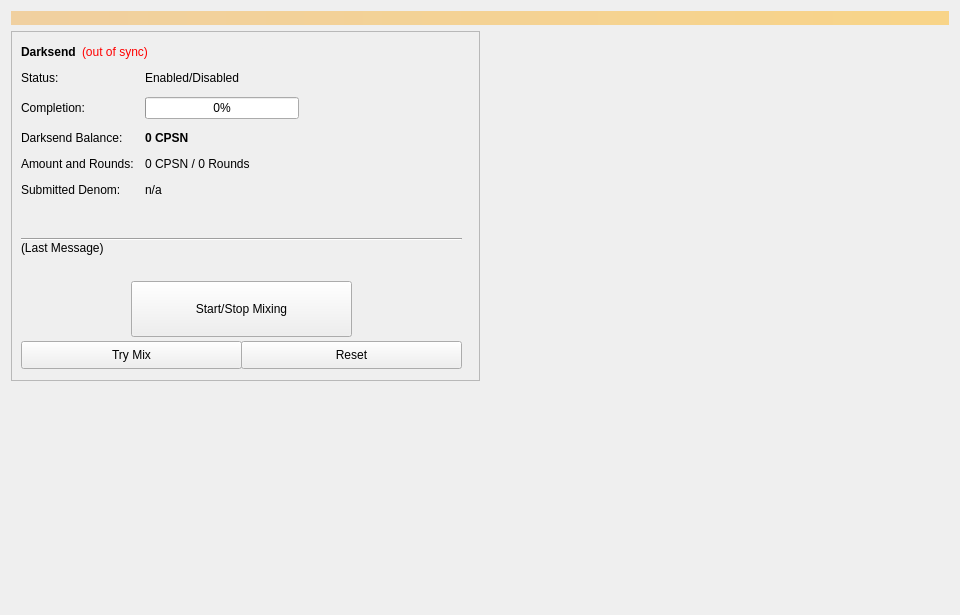
<?xml version="1.0" encoding="UTF-8"?>
<ui version="4.0">
 <class>Coinmix</class>
 <widget class="QWidget" name="Coinmix">
  <property name="geometry">
   <rect>
    <x>0</x>
    <y>0</y>
    <width>960</width>
    <height>615</height>
   </rect>
  </property>
  <property name="minimumSize">
   <size>
    <width>960</width>
    <height>0</height>
   </size>
  </property>
  <property name="windowTitle">
   <string>Form</string>
  </property>
  <layout class="QVBoxLayout" name="topLayout">
   <item>
    <widget class="QLabel" name="labelAlerts">
     <property name="visible">
      <bool>false</bool>
     </property>
     <property name="styleSheet">
      <string notr="true">background-color: qlineargradient(x1: 0, y1: 0, x2: 1, y2: 0, stop:0 #F0D0A0, stop:1 #F8D488); color:#000000;</string>
     </property>
     <property name="wordWrap">
      <bool>true</bool>
     </property>
     <property name="margin">
      <number>3</number>
     </property>
    </widget>
   </item>
   <item>
    <layout class="QHBoxLayout" name="horizontalLayout" stretch="1,1">
     <item>
      <layout class="QVBoxLayout" name="verticalLayout_2">
       <item>
        <widget class="QFrame" name="frameDarksend">
         <property name="minimumSize">
          <size>
           <width>0</width>
           <height>350</height>
          </size>
         </property>
         <property name="layoutDirection">
          <enum>Qt::LeftToRight</enum>
         </property>
         <property name="frameShape">
          <enum>QFrame::StyledPanel</enum>
         </property>
         <property name="frameShadow">
          <enum>QFrame::Raised</enum>
         </property>
         <widget class="QWidget" name="formLayoutWidget">
          <property name="geometry">
           <rect>
            <x>10</x>
            <y>40</y>
            <width>451</width>
            <height>161</height>
           </rect>
          </property>
          <layout class="QFormLayout" name="formLayout">
           <property name="fieldGrowthPolicy">
            <enum>QFormLayout::AllNonFixedFieldsGrow</enum>
           </property>
           <property name="horizontalSpacing">
            <number>11</number>
           </property>
           <property name="verticalSpacing">
            <number>12</number>
           </property>
           <item row="0" column="0">
            <widget class="QLabel" name="label_6">
             <property name="text">
              <string>Status:</string>
             </property>
            </widget>
           </item>
           <item row="1" column="0">
            <widget class="QLabel" name="label_7">
             <property name="text">
              <string>Completion:</string>
             </property>
            </widget>
           </item>
           <item row="1" column="1">
            <widget class="QProgressBar" name="DarksendProgress">
             <property name="maximumSize">
              <size>
               <width>154</width>
               <height>16777215</height>
              </size>
             </property>
             <property name="value">
              <number>0</number>
             </property>
            </widget>
           </item>
           <item row="2" column="0">
            <widget class="QLabel" name="labelAnonymizedText">
             <property name="text">
              <string>Darksend Balance:</string>
             </property>
            </widget>
           </item>
           <item row="2" column="1">
            <widget class="QLabel" name="labelAnonymized">
             <property name="font">
              <font>
               <weight>75</weight>
               <bold>true</bold>
              </font>
             </property>
             <property name="text">
              <string notr="true">0 CPSN</string>
             </property>
            </widget>
           </item>
           <item row="3" column="0">
            <widget class="QLabel" name="label_8">
             <property name="text">
              <string>Amount and Rounds:</string>
             </property>
            </widget>
           </item>
           <item row="3" column="1">
            <widget class="QLabel" name="labelAmountRounds">
             <property name="text">
              <string>0 CPSN / 0 Rounds</string>
             </property>
            </widget>
           </item>
           <item row="4" column="0">
            <widget class="QLabel" name="label_9">
             <property name="text">
              <string>Submitted Denom:</string>
             </property>
            </widget>
           </item>
           <item row="4" column="1">
            <widget class="QLabel" name="labelSubmittedDenom">
             <property name="toolTip">
              <string>The denominations you submitted to the Masternode.&lt;br&gt;To mix, other users must submit the exact same denominations.</string>
             </property>
             <property name="text">
              <string>n/a</string>
             </property>
            </widget>
           </item>
           <item row="0" column="1">
            <widget class="QLabel" name="DarksendEnabled">
             <property name="text">
              <string>Enabled/Disabled</string>
             </property>
            </widget>
           </item>
          </layout>
         </widget>
         <widget class="QPushButton" name="runAutoDenom">
          <property name="geometry">
           <rect>
            <x>251</x>
            <y>17</y>
            <width>1</width>
            <height>1</height>
           </rect>
          </property>
          <property name="palette">
           <palette>
            <active>
             <colorrole role="WindowText">
              <brush brushstyle="SolidPattern">
               <color alpha="255">
                <red>0</red>
                <green>0</green>
                <blue>0</blue>
               </color>
              </brush>
             </colorrole>
             <colorrole role="Button">
              <brush brushstyle="SolidPattern">
               <color alpha="255">
                <red>239</red>
                <green>238</green>
                <blue>238</blue>
               </color>
              </brush>
             </colorrole>
             <colorrole role="Light">
              <brush brushstyle="SolidPattern">
               <color alpha="255">
                <red>255</red>
                <green>255</green>
                <blue>255</blue>
               </color>
              </brush>
             </colorrole>
             <colorrole role="Midlight">
              <brush brushstyle="SolidPattern">
               <color alpha="255">
                <red>247</red>
                <green>246</green>
                <blue>246</blue>
               </color>
              </brush>
             </colorrole>
             <colorrole role="Dark">
              <brush brushstyle="SolidPattern">
               <color alpha="255">
                <red>119</red>
                <green>119</green>
                <blue>119</blue>
               </color>
              </brush>
             </colorrole>
             <colorrole role="Mid">
              <brush brushstyle="SolidPattern">
               <color alpha="255">
                <red>159</red>
                <green>159</green>
                <blue>159</blue>
               </color>
              </brush>
             </colorrole>
             <colorrole role="Text">
              <brush brushstyle="SolidPattern">
               <color alpha="255">
                <red>0</red>
                <green>0</green>
                <blue>0</blue>
               </color>
              </brush>
             </colorrole>
             <colorrole role="BrightText">
              <brush brushstyle="SolidPattern">
               <color alpha="255">
                <red>255</red>
                <green>255</green>
                <blue>255</blue>
               </color>
              </brush>
             </colorrole>
             <colorrole role="ButtonText">
              <brush brushstyle="SolidPattern">
               <color alpha="255">
                <red>0</red>
                <green>0</green>
                <blue>0</blue>
               </color>
              </brush>
             </colorrole>
             <colorrole role="Base">
              <brush brushstyle="SolidPattern">
               <color alpha="255">
                <red>255</red>
                <green>255</green>
                <blue>255</blue>
               </color>
              </brush>
             </colorrole>
             <colorrole role="Window">
              <brush brushstyle="SolidPattern">
               <color alpha="255">
                <red>239</red>
                <green>238</green>
                <blue>238</blue>
               </color>
              </brush>
             </colorrole>
             <colorrole role="Shadow">
              <brush brushstyle="SolidPattern">
               <color alpha="255">
                <red>0</red>
                <green>0</green>
                <blue>0</blue>
               </color>
              </brush>
             </colorrole>
             <colorrole role="AlternateBase">
              <brush brushstyle="SolidPattern">
               <color alpha="255">
                <red>247</red>
                <green>246</green>
                <blue>246</blue>
               </color>
              </brush>
             </colorrole>
             <colorrole role="ToolTipBase">
              <brush brushstyle="SolidPattern">
               <color alpha="255">
                <red>255</red>
                <green>255</green>
                <blue>220</blue>
               </color>
              </brush>
             </colorrole>
             <colorrole role="ToolTipText">
              <brush brushstyle="SolidPattern">
               <color alpha="255">
                <red>0</red>
                <green>0</green>
                <blue>0</blue>
               </color>
              </brush>
             </colorrole>
            </active>
            <inactive>
             <colorrole role="WindowText">
              <brush brushstyle="SolidPattern">
               <color alpha="255">
                <red>0</red>
                <green>0</green>
                <blue>0</blue>
               </color>
              </brush>
             </colorrole>
             <colorrole role="Button">
              <brush brushstyle="SolidPattern">
               <color alpha="255">
                <red>239</red>
                <green>238</green>
                <blue>238</blue>
               </color>
              </brush>
             </colorrole>
             <colorrole role="Light">
              <brush brushstyle="SolidPattern">
               <color alpha="255">
                <red>255</red>
                <green>255</green>
                <blue>255</blue>
               </color>
              </brush>
             </colorrole>
             <colorrole role="Midlight">
              <brush brushstyle="SolidPattern">
               <color alpha="255">
                <red>247</red>
                <green>246</green>
                <blue>246</blue>
               </color>
              </brush>
             </colorrole>
             <colorrole role="Dark">
              <brush brushstyle="SolidPattern">
               <color alpha="255">
                <red>119</red>
                <green>119</green>
                <blue>119</blue>
               </color>
              </brush>
             </colorrole>
             <colorrole role="Mid">
              <brush brushstyle="SolidPattern">
               <color alpha="255">
                <red>159</red>
                <green>159</green>
                <blue>159</blue>
               </color>
              </brush>
             </colorrole>
             <colorrole role="Text">
              <brush brushstyle="SolidPattern">
               <color alpha="255">
                <red>0</red>
                <green>0</green>
                <blue>0</blue>
               </color>
              </brush>
             </colorrole>
             <colorrole role="BrightText">
              <brush brushstyle="SolidPattern">
               <color alpha="255">
                <red>255</red>
                <green>255</green>
                <blue>255</blue>
               </color>
              </brush>
             </colorrole>
             <colorrole role="ButtonText">
              <brush brushstyle="SolidPattern">
               <color alpha="255">
                <red>0</red>
                <green>0</green>
                <blue>0</blue>
               </color>
              </brush>
             </colorrole>
             <colorrole role="Base">
              <brush brushstyle="SolidPattern">
               <color alpha="255">
                <red>255</red>
                <green>255</green>
                <blue>255</blue>
               </color>
              </brush>
             </colorrole>
             <colorrole role="Window">
              <brush brushstyle="SolidPattern">
               <color alpha="255">
                <red>239</red>
                <green>238</green>
                <blue>238</blue>
               </color>
              </brush>
             </colorrole>
             <colorrole role="Shadow">
              <brush brushstyle="SolidPattern">
               <color alpha="255">
                <red>0</red>
                <green>0</green>
                <blue>0</blue>
               </color>
              </brush>
             </colorrole>
             <colorrole role="AlternateBase">
              <brush brushstyle="SolidPattern">
               <color alpha="255">
                <red>247</red>
                <green>246</green>
                <blue>246</blue>
               </color>
              </brush>
             </colorrole>
             <colorrole role="ToolTipBase">
              <brush brushstyle="SolidPattern">
               <color alpha="255">
                <red>255</red>
                <green>255</green>
                <blue>220</blue>
               </color>
              </brush>
             </colorrole>
             <colorrole role="ToolTipText">
              <brush brushstyle="SolidPattern">
               <color alpha="255">
                <red>0</red>
                <green>0</green>
                <blue>0</blue>
               </color>
              </brush>
             </colorrole>
            </inactive>
            <disabled>
             <colorrole role="WindowText">
              <brush brushstyle="SolidPattern">
               <color alpha="255">
                <red>119</red>
                <green>119</green>
                <blue>119</blue>
               </color>
              </brush>
             </colorrole>
             <colorrole role="Button">
              <brush brushstyle="SolidPattern">
               <color alpha="255">
                <red>239</red>
                <green>238</green>
                <blue>238</blue>
               </color>
              </brush>
             </colorrole>
             <colorrole role="Light">
              <brush brushstyle="SolidPattern">
               <color alpha="255">
                <red>255</red>
                <green>255</green>
                <blue>255</blue>
               </color>
              </brush>
             </colorrole>
             <colorrole role="Midlight">
              <brush brushstyle="SolidPattern">
               <color alpha="255">
                <red>247</red>
                <green>246</green>
                <blue>246</blue>
               </color>
              </brush>
             </colorrole>
             <colorrole role="Dark">
              <brush brushstyle="SolidPattern">
               <color alpha="255">
                <red>119</red>
                <green>119</green>
                <blue>119</blue>
               </color>
              </brush>
             </colorrole>
             <colorrole role="Mid">
              <brush brushstyle="SolidPattern">
               <color alpha="255">
                <red>159</red>
                <green>159</green>
                <blue>159</blue>
               </color>
              </brush>
             </colorrole>
             <colorrole role="Text">
              <brush brushstyle="SolidPattern">
               <color alpha="255">
                <red>119</red>
                <green>119</green>
                <blue>119</blue>
               </color>
              </brush>
             </colorrole>
             <colorrole role="BrightText">
              <brush brushstyle="SolidPattern">
               <color alpha="255">
                <red>255</red>
                <green>255</green>
                <blue>255</blue>
               </color>
              </brush>
             </colorrole>
             <colorrole role="ButtonText">
              <brush brushstyle="SolidPattern">
               <color alpha="255">
                <red>119</red>
                <green>119</green>
                <blue>119</blue>
               </color>
              </brush>
             </colorrole>
             <colorrole role="Base">
              <brush brushstyle="SolidPattern">
               <color alpha="255">
                <red>239</red>
                <green>238</green>
                <blue>238</blue>
               </color>
              </brush>
             </colorrole>
             <colorrole role="Window">
              <brush brushstyle="SolidPattern">
               <color alpha="255">
                <red>239</red>
                <green>238</green>
                <blue>238</blue>
               </color>
              </brush>
             </colorrole>
             <colorrole role="Shadow">
              <brush brushstyle="SolidPattern">
               <color alpha="255">
                <red>0</red>
                <green>0</green>
                <blue>0</blue>
               </color>
              </brush>
             </colorrole>
             <colorrole role="AlternateBase">
              <brush brushstyle="SolidPattern">
               <color alpha="255">
                <red>239</red>
                <green>238</green>
                <blue>238</blue>
               </color>
              </brush>
             </colorrole>
             <colorrole role="ToolTipBase">
              <brush brushstyle="SolidPattern">
               <color alpha="255">
                <red>255</red>
                <green>255</green>
                <blue>220</blue>
               </color>
              </brush>
             </colorrole>
             <colorrole role="ToolTipText">
              <brush brushstyle="SolidPattern">
               <color alpha="255">
                <red>0</red>
                <green>0</green>
                <blue>0</blue>
               </color>
              </brush>
             </colorrole>
            </disabled>
           </palette>
          </property>
          <property name="focusPolicy">
           <enum>Qt::NoFocus</enum>
          </property>
          <property name="autoFillBackground">
           <bool>true</bool>
          </property>
          <property name="text">
           <string/>
          </property>
          <property name="flat">
           <bool>true</bool>
          </property>
         </widget>
         <widget class="QPushButton" name="toggleDarksend">
          <property name="geometry">
           <rect>
            <x>120</x>
            <y>250</y>
            <width>221</width>
            <height>56</height>
           </rect>
          </property>
          <property name="sizePolicy">
           <sizepolicy hsizetype="MinimumExpanding" vsizetype="Fixed">
            <horstretch>0</horstretch>
            <verstretch>0</verstretch>
           </sizepolicy>
          </property>
          <property name="text">
           <string>Start/Stop Mixing</string>
          </property>
         </widget>
         <widget class="Line" name="lineLastMessage">
          <property name="geometry">
           <rect>
            <x>10</x>
            <y>200</y>
            <width>441</width>
            <height>16</height>
           </rect>
          </property>
          <property name="orientation">
           <enum>Qt::Horizontal</enum>
          </property>
         </widget>
         <widget class="QLabel" name="DarksendStatus">
          <property name="geometry">
           <rect>
            <x>10</x>
            <y>210</y>
            <width>451</width>
            <height>43</height>
           </rect>
          </property>
          <property name="minimumSize">
           <size>
            <width>288</width>
            <height>43</height>
           </size>
          </property>
          <property name="text">
           <string>(Last Message)</string>
          </property>
          <property name="alignment">
           <set>Qt::AlignLeading|Qt::AlignLeft|Qt::AlignTop</set>
          </property>
          <property name="wordWrap">
           <bool>true</bool>
          </property>
         </widget>
         <widget class="QPushButton" name="DarksendAuto">
          <property name="geometry">
           <rect>
            <x>10</x>
            <y>310</y>
            <width>221</width>
            <height>28</height>
           </rect>
          </property>
          <property name="sizePolicy">
           <sizepolicy hsizetype="MinimumExpanding" vsizetype="Fixed">
            <horstretch>0</horstretch>
            <verstretch>0</verstretch>
           </sizepolicy>
          </property>
          <property name="toolTip">
           <string>Try to manually submit a Darksend request.</string>
          </property>
          <property name="text">
           <string>Try Mix</string>
          </property>
         </widget>
         <widget class="QPushButton" name="DarksendReset">
          <property name="geometry">
           <rect>
            <x>230</x>
            <y>310</y>
            <width>221</width>
            <height>28</height>
           </rect>
          </property>
          <property name="sizePolicy">
           <sizepolicy hsizetype="MinimumExpanding" vsizetype="Fixed">
            <horstretch>0</horstretch>
            <verstretch>0</verstretch>
           </sizepolicy>
          </property>
          <property name="toolTip">
           <string>Reset the current status of Darksend (can interrupt Darksend if it's in the process of Mixing, which can cost you money!)</string>
          </property>
          <property name="autoFillBackground">
           <bool>false</bool>
          </property>
          <property name="text">
           <string>Reset</string>
          </property>
         </widget>
         <widget class="QWidget" name="layoutWidget">
          <property name="geometry">
           <rect>
            <x>10</x>
            <y>10</y>
            <width>431</width>
            <height>22</height>
           </rect>
          </property>
          <layout class="QHBoxLayout" name="horizontalLayout_5">
           <item>
            <widget class="QLabel" name="label_2">
             <property name="font">
              <font>
               <weight>75</weight>
               <bold>true</bold>
              </font>
             </property>
             <property name="text">
              <string>Darksend</string>
             </property>
            </widget>
           </item>
           <item>
            <widget class="QLabel" name="labelDarksendSyncStatus">
             <property name="toolTip">
              <string>The displayed information may be out of date. Your wallet automatically synchronizes with the CPSN network after a connection is established, but this process has not completed yet.</string>
             </property>
             <property name="styleSheet">
              <string notr="true">QLabel { color: red; }</string>
             </property>
             <property name="text">
              <string notr="true">(out of sync)</string>
             </property>
             <property name="alignment">
              <set>Qt::AlignLeading|Qt::AlignLeft|Qt::AlignVCenter</set>
             </property>
            </widget>
           </item>
           <item>
            <spacer name="horizontalSpacer_4">
             <property name="orientation">
              <enum>Qt::Horizontal</enum>
             </property>
             <property name="sizeHint" stdset="0">
              <size>
               <width>40</width>
               <height>20</height>
              </size>
             </property>
            </spacer>
           </item>
          </layout>
         </widget>
        </widget>
       </item>
       <item>
        <spacer name="verticalSpacer">
         <property name="orientation">
          <enum>Qt::Vertical</enum>
         </property>
         <property name="sizeHint" stdset="0">
          <size>
           <width>20</width>
           <height>40</height>
          </size>
         </property>
        </spacer>
       </item>
      </layout>
     </item>
     <item>
      <layout class="QVBoxLayout" name="verticalLayout_3">
       <item>
        <spacer name="verticalSpacer_2">
         <property name="orientation">
          <enum>Qt::Vertical</enum>
         </property>
         <property name="sizeType">
          <enum>QSizePolicy::Expanding</enum>
         </property>
         <property name="sizeHint" stdset="0">
          <size>
           <width>20</width>
           <height>40</height>
          </size>
         </property>
        </spacer>
       </item>
      </layout>
     </item>
    </layout>
   </item>
  </layout>
 </widget>
 <resources/>
 <connections/>
</ui>
